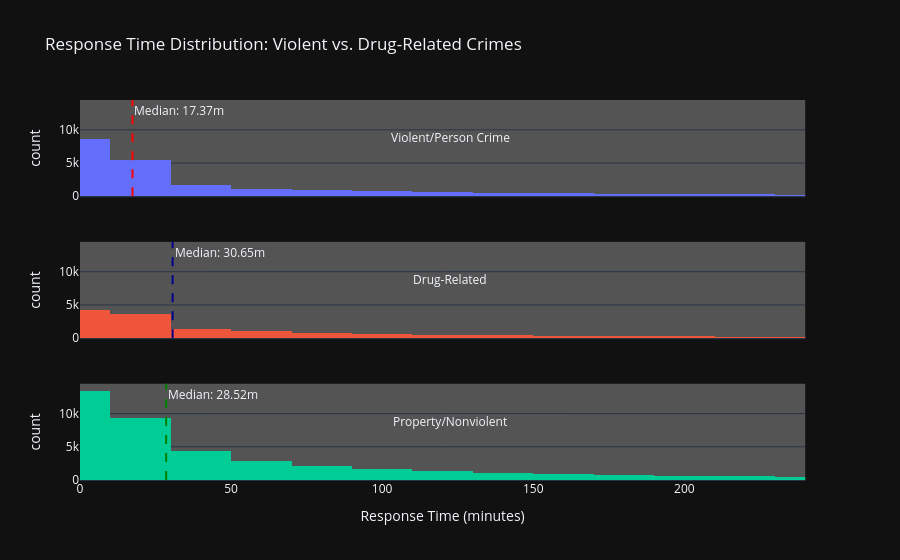

Notebook code for this chart:
### Markdown cell above
Below we examine the response time distribution for violent crimes, drug-related crimes, and property/nonviolent crimes. It is notable that even with the large volume of violent crimes the median response time within that group is still the lowest. Drug related crimes have the lowest volume out of the three plotted but still has the largest median

### Code cell
response_analysis["response_time_minutes"] = pd.to_numeric(
    response_analysis["response_time_minutes"], errors="coerce"
)

target_bins = ["violent/person crime", "drug-related", "property/nonviolent"]
hist_df = response_analysis[
    (response_analysis["event_importance_bin"].isin(target_bins))
    & (response_analysis["response_time_minutes"] > 0)
].copy()

violent_med = importance_response_summary.loc[
    importance_response_summary["event_importance_bin"] == "violent/person crime",
    "median_response_minutes",
].values[0]

drug_med = importance_response_summary.loc[
    importance_response_summary["event_importance_bin"] == "drug-related",
    "median_response_minutes",
].values[0]

property_med = importance_response_summary.loc[
    importance_response_summary["event_importance_bin"] == "property/nonviolent",
    "median_response_minutes",
].values[0]

fig = px.histogram(
    hist_df,
    x="response_time_minutes",
    facet_row="event_importance_bin",
    color="event_importance_bin",
    nbins=100,  
    range_x=[0, 240], 
    range_y=[0, 14500],
    title="Response Time Distribution: Violent vs. Drug-Related Crimes",
    labels={"response_time_minutes": "Response Time (minutes)"},
    category_orders={"event_importance_bin": target_bins},
    facet_row_spacing=0.12,
)

fig.add_vline(
    x=violent_med,
    line_dash="dash",
    line_color="red",
    line_width=2,
    row=3,
    col=1,
    annotation_text=f"Median: {violent_med:.2f}m",
    annotation_position="top right",
)

fig.add_vline(
    x=drug_med,
    line_dash="dash",
    line_color="darkblue",
    line_width=2,
    row=2,
    col=1,
    annotation_text=f"Median: {drug_med:.2f}m",
    annotation_position="top right",
)

fig.add_vline(
    x=property_med,
    line_dash="dash",
    line_color="green",
    line_width=2,
    row=1,
    col=1,
    annotation_text=f"Median: {property_med:.2f}m",
    annotation_position="top right",
)
fig.update_layout(
    template=PLOTLY_TEMPLATE,
    plot_bgcolor=PLOT_BG,
    paper_bgcolor=PAPER_BG,
    showlegend=False,
)

fig.for_each_annotation(lambda a: a.update(
    text=a.text.split("=")[-1].title(),
    textangle=0,            
    x=0.5,                  
    xanchor="center",  
    yanchor="bottom",
) if "=" in a.text else None)

fig.update_yaxes(matches=None)
fig.for_each_yaxis(lambda yaxis: yaxis.update(showticklabels=True))
fig.show()

### Figure 1 — Plotly figure (JSON) as saved in the notebook; plotly's stock layout.template omitted (floating-point values rounded to 4 significant figures; data arrays with more than 128 entries replaced by an {"elided": "..."} marker saying what was removed)
{"data": [{"bingroup": "x", "hovertemplate": "event_importance_bin=violent/person crime<br>Response Time (minutes)=%{x}<br>count=%{y}<extra></extra>", "legendgroup": "violent/person crime", "marker": {"color": "#636efa", "pattern": {"shape": ""}}, "name": "violent/person crime", "nbinsx": 100, "orientation": "v", "showlegend": true, "type": "histogram", "x": {"elided": "23733 float values"}, "xaxis": "x3", "yaxis": "y3"}, {"bingroup": "x", "hovertemplate": "event_importance_bin=drug-related<br>Response Time (minutes)=%{x}<br>count=%{y}<extra></extra>", "legendgroup": "drug-related", "marker": {"color": "#EF553B", "pattern": {"shape": ""}}, "name": "drug-related", "nbinsx": 100, "orientation": "v", "showlegend": true, "type": "histogram", "x": {"elided": "15992 float values"}, "xaxis": "x2", "yaxis": "y2"}, {"bingroup": "x", "hovertemplate": "event_importance_bin=property/nonviolent<br>Response Time (minutes)=%{x}<br>count=%{y}<extra></extra>", "legendgroup": "property/nonviolent", "marker": {"color": "#00cc96", "pattern": {"shape": ""}}, "name": "property/nonviolent", "nbinsx": 100, "orientation": "v", "showlegend": true, "type": "histogram", "x": {"elided": "44819 float values"}, "xaxis": "x", "yaxis": "y"}], "layout": {"annotations": [{"showarrow": false, "text": "Property/Nonviolent", "textangle": 0, "x": 0.5, "xanchor": "center", "xref": "paper", "y": 0.1267, "yanchor": "bottom", "yref": "paper"}, {"showarrow": false, "text": "Drug-Related", "textangle": 0, "x": 0.5, "xanchor": "center", "xref": "paper", "y": 0.5, "yanchor": "bottom", "yref": "paper"}, {"showarrow": false, "text": "Violent/Person Crime", "textangle": 0, "x": 0.5, "xanchor": "center", "xref": "paper", "y": 0.8733, "yanchor": "bottom", "yref": "paper"}, {"showarrow": false, "text": "Median: 17.37m", "x": 17.37, "xanchor": "left", "xref": "x3", "y": 1, "yanchor": "top", "yref": "y3 domain"}, {"showarrow": false, "text": "Median: 30.65m", "x": 30.65, "xanchor": "left", "xref": "x2", "y": 1, "yanchor": "top", "yref": "y2 domain"}, {"showarrow": false, "text": "Median: 28.52m", "x": 28.52, "xanchor": "left", "xref": "x", "y": 1, "yanchor": "top", "yref": "y domain"}], "barmode": "relative", "legend": {"title": {"text": "event_importance_bin"}, "tracegroupgap": 0}, "paper_bgcolor": "#111111", "plot_bgcolor": "#545455", "shapes": [{"line": {"color": "red", "dash": "dash", "width": 2}, "type": "line", "x0": 17.37, "x1": 17.37, "xref": "x3", "y0": 0, "y1": 1, "yref": "y3 domain"}, {"line": {"color": "darkblue", "dash": "dash", "width": 2}, "type": "line", "x0": 30.65, "x1": 30.65, "xref": "x2", "y0": 0, "y1": 1, "yref": "y2 domain"}, {"line": {"color": "green", "dash": "dash", "width": 2}, "type": "line", "x0": 28.52, "x1": 28.52, "xref": "x", "y0": 0, "y1": 1, "yref": "y domain"}], "showlegend": false, "title": {"text": "Response Time Distribution: Violent vs. Drug-Related Crimes"}, "xaxis": {"anchor": "y", "domain": [0, 0.98], "range": [0, 240], "title": {"text": "Response Time (minutes)"}}, "xaxis2": {"anchor": "y2", "domain": [0, 0.98], "matches": "x", "showticklabels": false}, "xaxis3": {"anchor": "y3", "domain": [0, 0.98], "matches": "x", "showticklabels": false}, "yaxis": {"anchor": "x", "domain": [0, 0.2533], "range": [0, 14500], "showticklabels": true, "title": {"text": "count"}}, "yaxis2": {"anchor": "x2", "domain": [0.3733, 0.6267], "range": [0, 14500], "showticklabels": true, "title": {"text": "count"}}, "yaxis3": {"anchor": "x3", "domain": [0.7467, 1.0], "range": [0, 14500], "showticklabels": true, "title": {"text": "count"}}}}
